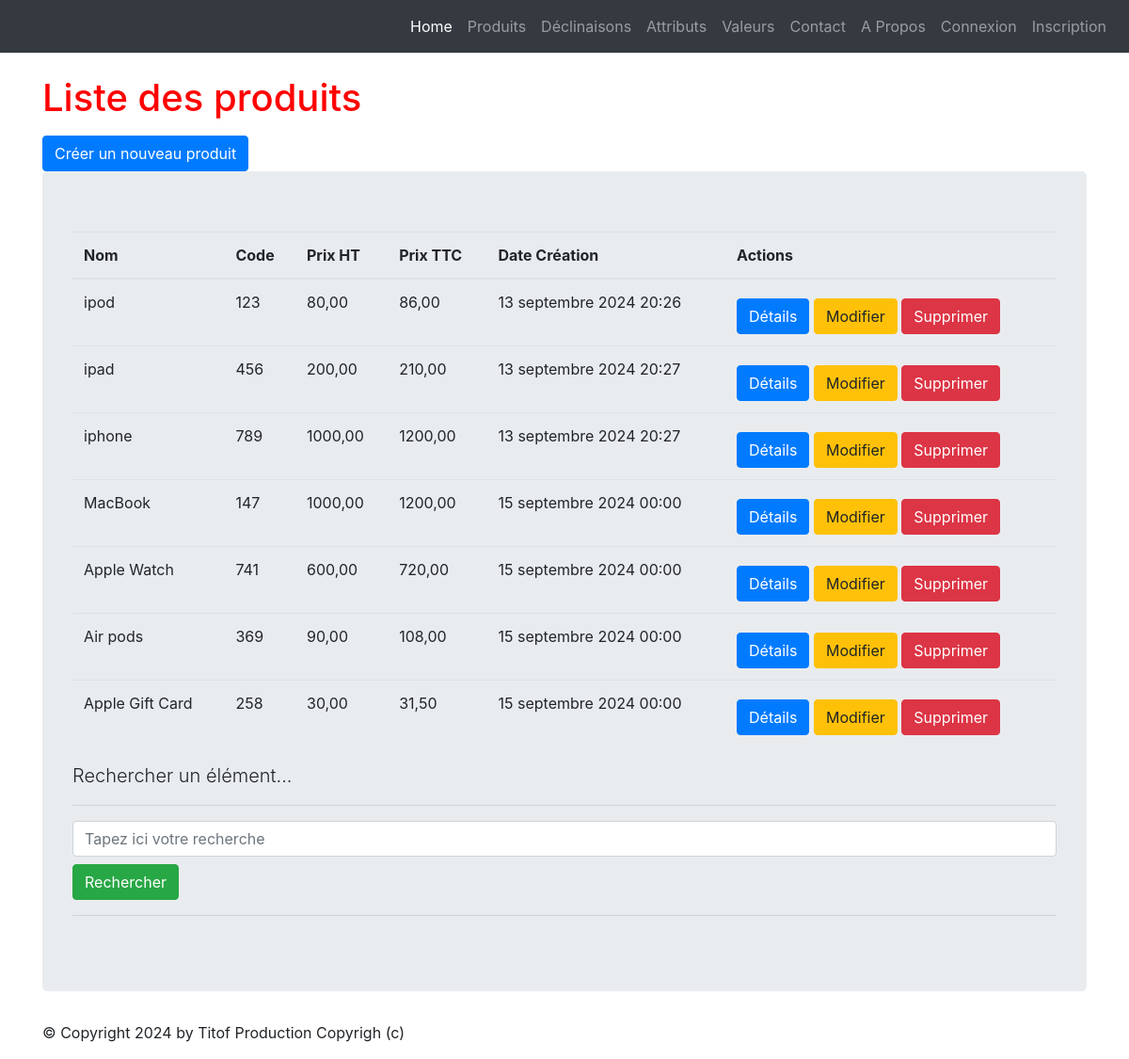
The app's page /monapp/products/list with its own data.
### monapp/models.py (models this page shows, shortened)
class Product(models.Model):
    class Meta:
        verbose_name = "Produit"
    name          = models.CharField(max_length=100)
    code          = models.CharField(max_length=10, null=True, blank=True, unique=True)
    price_ht      = models.DecimalField(max_digits=8, decimal_places=2,  null=True, blank=True, verbose_name="Prix unitaire HT")
    price_ttc     = models.DecimalField(max_digits=8, decimal_places=2,  null=True, blank=True, verbose_name="Prix unitaire TTC")
    status        = models.SmallIntegerField(choices=PRODUCT_STATUS, default=0)
    date_creation =  models.DateTimeField(blank=True, verbose_name="Date création")

### monapp/views.py (the view)
# urls.py: path("products/list",views.ProductListView.as_view(),name="product-list"),
class ProductListView(ListView):
    model = Product
    template_name = "monapp/list_products.html"
    context_object_name = "products"
    def get_queryset(self ):
        query = self.request.GET.get('search')  # Récupérer le terme de recherche depuis la requête GET
        if query:
            return Product.objects.filter(name__icontains=query)  # Filtre les produits par nom (insensible à la casse)
        return Product.objects.all()  # Si aucun terme de recherche, retourner tous les produits
    def get_context_data(self, **kwargs):
        context = super(ProductListView, self).get_context_data(**kwargs)
        context['titremenu'] = "Liste des produits"
        return context

### templates/monapp/list_products.html (shortened to what this page needs)
{% extends 'monapp/base.html' %}
{% block menu %}
<h1>{{titremenu}}</h1>
<a href="{% url 'product-add' %}" class="btn btn-primary mt-2">Créer un nouveau produit</a>
{% endblock %}
{% block contenu %}
    <table class="table">
        <thead>
            <th>Nom</th>
            <th>Code</th>
            <th>Prix HT</th>
            <th>Prix TTC</th>
            <th>Date Création</th>
            <th>Actions</th>
        </thead>
        <tbody>
        {% for prdct in products %}
        <tr>
            <td>{{ prdct.name }}</a></td>
            <td>{{ prdct.code }} </td>
            <td>{{ prdct.price_ht }} </td>
            <td>{{ prdct.price_ttc }} </td>
            <td>{{ prdct.date_creation }} </td>
            <td>
                <a href="{% url 'product-detail' prdct.id %}" class="btn btn-primary mt-2">Détails</a>
                <a href="{% url 'product-update' prdct.id %}" class="btn btn-warning mt-2">Modifier</a>
                <a href="{% url 'product-delete' prdct.id %}" class="btn btn-danger mt-2">Supprimer</a>
            </td>
        </tr>
        {% endfor %}
        </tbody>
    </table>
     <p class="lead mb-3 ml-0">Rechercher un élément...</p>
     <hr/>
     <form method="GET" action="">
         <input class="form-control" type="text" name="search" placeholder="Tapez ici votre recherche" value="{{ request.GET.search }}">
         <button type="submit" class="btn btn-success mt-2">Rechercher</button>
     </form>
     <hr/>
   {% endblock %}

### static/styles.css (style rules this page uses)
h1 { color: red ; }

### records on screen
Product: name "ipod", code "123", price_ht "80,00", price_ttc "86,00", date_creation "13 septembre 2024 20:26"
Product: name "ipad", code "456", price_ht "200,00", price_ttc "210,00", date_creation "13 septembre 2024 20:27"
Product: name "iphone", code "789", price_ht "1000,00", price_ttc "1200,00", date_creation "13 septembre 2024 20:27"
Product: name "MacBook", code "147", price_ht "1000,00", price_ttc "1200,00", date_creation "15 septembre 2024 00:00"
Product: name "Apple Watch", code "741", price_ht "600,00", price_ttc "720,00", date_creation "15 septembre 2024 00:00"
Product: name "Air pods", code "369", price_ht "90,00", price_ttc "108,00", date_creation "15 septembre 2024 00:00"
Product: name "Apple Gift Card", code "258", price_ht "30,00", price_ttc "31,50", date_creation "15 septembre 2024 00:00"

### other values on screen
{{ titremenu }} "Liste des produits"
